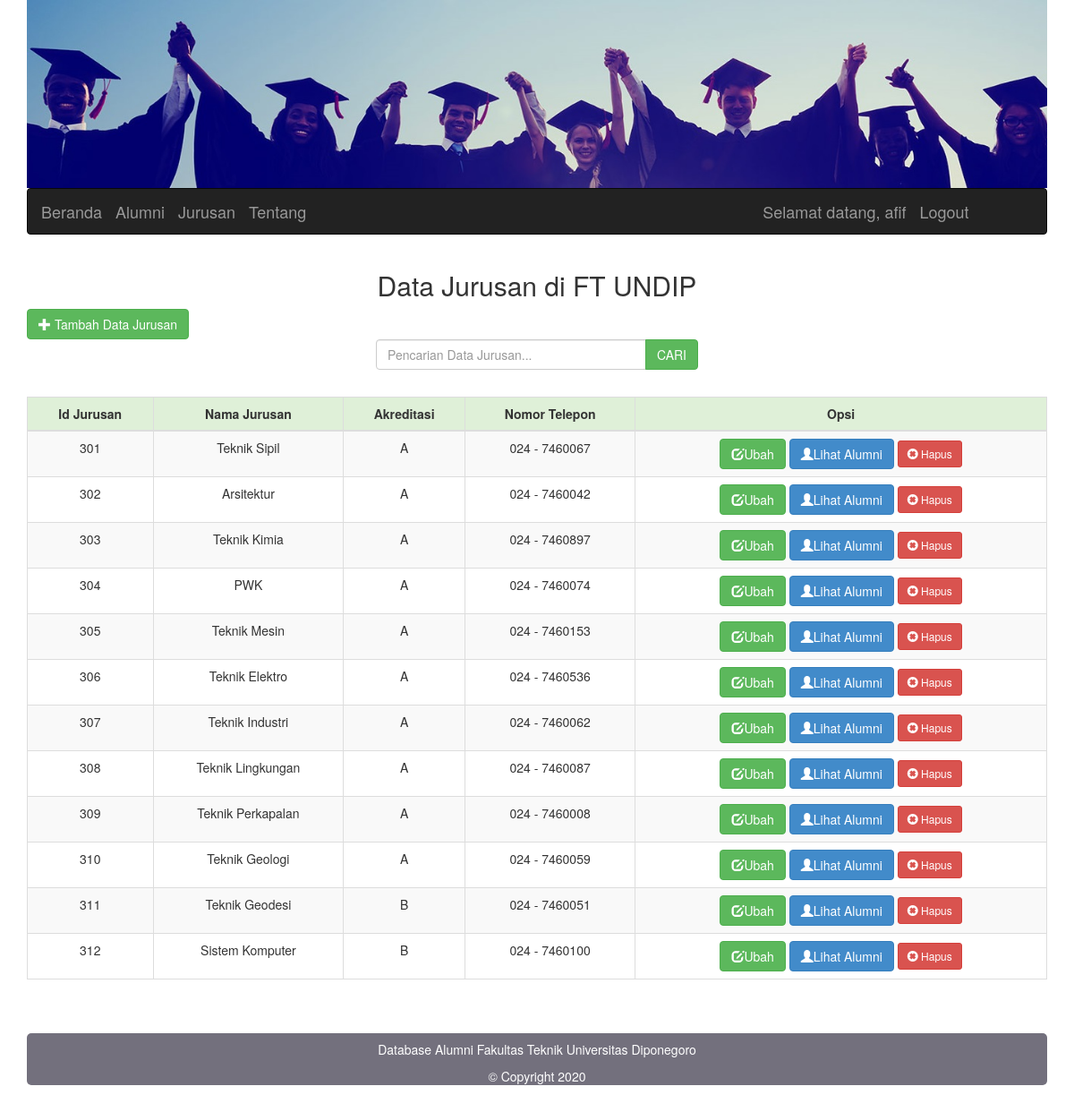
The app's page /tubes_sbd/jurusan.php (signed in) with its own data.
### tables this page shows
CREATE TABLE `jurusan` (
  `id_jurusan` int(3) NOT NULL,
  `nama_jurusan` varchar(255) NOT NULL,
  `akreditasi` varchar(20) NOT NULL,
  `no_telp` varchar(20) NOT NULL
);

### tubes_sbd/jurusan.php (the view, shortened to what this page needs)
<!DOCTYPE html>
<html>
<head>
		<link href="dist/css/bootstrap.min.css" rel="stylesheet">
		<link href="assets/css/footer.css" rel="stylesheet">
    <link href="css/custom.css" rel="stylesheet" type="text/css">
</head>
<body>
	<?php include ("header.php"); ?>
	<div class="container">
    <div class="row">
        <div class="col-md-12">
			<h2><center>Data Jurusan di FT UNDIP</h2>
		</div>
    </div>
	<div class="row">
        <div class="col-md-12">
			<a href = 'jurusantambah.php?'
			class='btn btn-success'>
			<span class='glyphicon glyphicon-plus'></span> Tambah Data Jurusan</a>
    <div class="row">
  <div class="col-md-4 col-md-offset-4">
    <form action="" method="post">
      <div class="input-group">
        <input type="text" placeholder="Pencarian Data Jurusan..." name="kata" class="form-control">
        <div class="input-group-btn">
          <input type="submit" name="cari" class="btn btn-success" value="CARI">
        </div>
      </div>
    </form>
  </div>
</div><br>
			<table class="table table-striped table-bordered table-hover" id_jurusan="dataTables-example">
				<thead>
					<tr>
						<th><center>Id Jurusan</th>
						<th><center>Nama Jurusan</th>
						<th><center>Akreditasi</th>
						<th><center>Nomor Telepon</th>
						<th><center>Opsi</th>
					</tr>
				</thead>
				<tbody>
				<?php
					include ("koneksi.php");
					if(isset($_POST['cari'])){
  $k = $_POST['kata'];
  $s = "SELECT * FROM jurusan WHERE id_jurusan LIKE '%". $k ."%' OR nama_jurusan LIKE '%". $k ."%' OR akreditasi LIKE '%". $k ."%' OR no_telp LIKE '%". $k ."%' ";
 }
 else {
  $s = $s = "SELECT * FROM jurusan";
 }
				$result = mysqli_query($connect, $s) or die(mysqli_error($connect));
	while ($row = mysqli_fetch_array($result)) {
	?>
					<tr>
						<td align="center"><?php echo $row['id_jurusan'] ?></td>
						<td align="center"><?php echo $row['nama_jurusan'] ?></td>
						<td align="center"><?php echo $row['akreditasi'] ?></td>
						<td align="center"><?php echo $row['no_telp'] ?></td>
						<td align="center">
							<a href = 'jurusanubah.php?id_jurusan=<?php echo $row['id_jurusan']; ?>'
class='btn btn-success'><span class='glyphicon glyphicon-edit'></span>Ubah</button?></a>
<a href='jurusandetail.php?id=<?php echo $row['id_jurusan']; ?>' class = 'btn btn-primary'>
<span class = 'glyphicon glyphicon-user'></span>Lihat Alumni</button></a>
<a href="jurusanhapus.php?id_jurusan=<?php echo $row['id_jurusan']?>"onClick="return confirm('Apakah Anda yakin ingin menghapus jurusan ini?')"/><button type="button" class = "btn btn-danger btn-sm" ?>
<span class = 'glyphicon glyphicon-remove-sign'> </span> Hapus</button></a></td>
</tr>
				<?php
					}
				?>
				</tbody>
			</table>
        </div>
		</div>
	</div>
	<?php include ("footer.php"); ?>
</body>
</html>

### tubes_sbd/header.php (shortened to what this page needs)
<div class="container">
<img width=1140 height=210 src='header.jpg' />
<nav class="navbar navbar-inverse">
      <div class="container">
        <div class="navbar-header">
          <a align left class="navbar-brand" href="home.php">Beranda</a>
		  <a class="navbar-brand" href="alumni2.php">Alumni</a>
		  <a class="navbar-brand" href="jurusan.php">Jurusan</a>
		  <a class="navbar-brand" href="tentang.php">Tentang</a>
		  <a class="navbar-brand" nohref></a>
		  <a class="navbar-brand" nohref></a>
		  <a class="navbar-brand" nohref></a>
		  <a class="navbar-brand" nohref></a>
		  <a class="navbar-brand" nohref></a>
		  <a class="navbar-brand" nohref></a>
		  <a class="navbar-brand" nohref></a>
		  <a class="navbar-brand" nohref></a>
		  <a class="navbar-brand" nohref></a>
		  <a class="navbar-brand" nohref></a>
		  <a class="navbar-brand" nohref></a>
		  <a class="navbar-brand" nohref></a>
		  <a class="navbar-brand" nohref></a>
		  <a class="navbar-brand" nohref></a>
		  <a class="navbar-brand" nohref></a>
		  <a class="navbar-brand" nohref></a>
		  <a class="navbar-brand" nohref></a>
		  <a class="navbar-brand" nohref></a>
			<a class="navbar-brand" nohref></a>
			<a class="navbar-brand" nohref></a>
			<a class="navbar-brand" nohref></a>
			<a class="navbar-brand" nohref></a>
			<a class="navbar-brand" nohref></a>
			<a class="navbar-brand" nohref></a>
			<a class="navbar-brand" nohref></a>
			<a class="navbar-brand" nohref></a>
			<a class="navbar-brand" nohref></a>
			<a class="navbar-brand" nohref></a>
			<a class="navbar-brand" nohref></a>
			<a class="navbar-brand" nohref></a>
			<a class="navbar-brand" nohref></a>
			<a class="navbar-brand" nohref></a>
			<a class="navbar-brand" nohref></a>
		  <a class="navbar-brand" nohref><?php echo "Selamat datang, ".$_SESSION['username']; ?></a>
		  <a align right class="navbar-brand" href="logout.php" onclick="return confirm('Apakah Anda yakin ingin keluar?')">Logout</a>
        </div>
        <div id="navbar" class="navbar-collapse collapse">
        </div>
      </div>
	  </div>

### tubes_sbd/footer.php
<footer>
    <div class="container">
        <div class="footer">
      <p>Database Alumni Fakultas Teknik Universitas Diponegoro</p>
        <p>&copy; Copyright <?php echo date('Y'); ?></p>
    </div>
   </div></br>
  </footer>

### tubes_sbd/assets/css/footer.css (style rules this page uses)
.footer { position: bottom; color: white; background-color: #73707D; border-radius: 5px; text-align: center; width: 100%; height: 100%; margin: 0px; padding-top: 8px; }

### tubes_sbd/css/custom.css (style rules this page uses)
body { background: white; }
thead { background: #dff0d8; }
.input-group { margin-bottom: 10px }

### records on screen
jurusan: id_jurusan "301", nama_jurusan "Teknik Sipil", akreditasi "A", no_telp "024 - 7460067"
jurusan: id_jurusan "302", nama_jurusan "Arsitektur", akreditasi "A", no_telp "024 - 7460042"
jurusan: id_jurusan "303", nama_jurusan "Teknik Kimia", akreditasi "A", no_telp "024 - 7460897"
jurusan: id_jurusan "304", nama_jurusan "PWK", akreditasi "A", no_telp "024 - 7460074"
jurusan: id_jurusan "305", nama_jurusan "Teknik Mesin", akreditasi "A", no_telp "024 - 7460153"
jurusan: id_jurusan "306", nama_jurusan "Teknik Elektro", akreditasi "A", no_telp "024 - 7460536"
jurusan: id_jurusan "307", nama_jurusan "Teknik Industri", akreditasi "A", no_telp "024 - 7460062"
jurusan: id_jurusan "308", nama_jurusan "Teknik Lingkungan", akreditasi "A", no_telp "024 - 7460087"
jurusan: id_jurusan "309", nama_jurusan "Teknik Perkapalan", akreditasi "A", no_telp "024 - 7460008"
jurusan: id_jurusan "310", nama_jurusan "Teknik Geologi", akreditasi "A", no_telp "024 - 7460059"
jurusan: id_jurusan "311", nama_jurusan "Teknik Geodesi", akreditasi "B", no_telp "024 - 7460051"
jurusan: id_jurusan "312", nama_jurusan "Sistem Komputer", akreditasi "B", no_telp "024 - 7460100"

### other values on screen
$_SESSION['username'] "afif"
